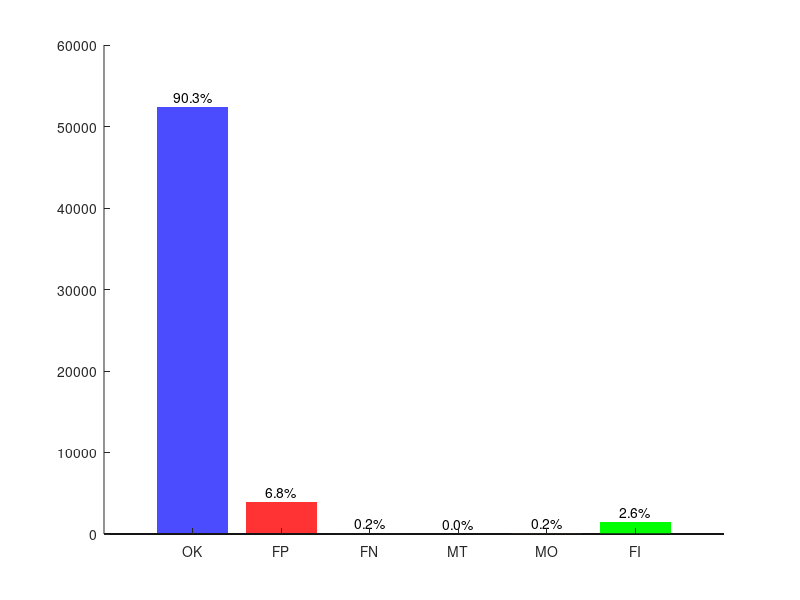

MATLAB code to generate this figure: (Note: this script raises an error after producing the figure.)
addpath  /home/ksmith/code/ethz/lmc_dag/projects/flatfield/fig/export_fig/

color0 = [.6 .6 .6];
color1 = [0 1 1];
color2 = [.8 1 0];

% 58064 total tracked detections
% 
% 90.28\% correct   (52418)
% 6.80\% FN errors (3949)
% 0.16\% FP errors (95)
% 0.20\% MO errors (116)
% 0.01\% MT errors (3)
% 2.55\% FI errors (1483)

numFN = 3949;
numFP = 95;
numMO = 116;
numMT = 3;
numFI = 1483;
numOK = 52418;

numALL= numFN + numFP + numMO + numMT + numFI + numOK;

perFN = 100*3949/numALL;
perFP = 100*95/numALL;
perMO = 100*116/numALL;
perMT = 100*3/numALL;
perFI = 100*1483/numALL;
perOK = 100*52418/numALL;


colorFN = [1 .498 .3137];
colorFP = [1 .2 .2];
colorMT = [1 .2 1];
colorMO = [.7216 .4510 .2];
colorFI = [0 1 0];
colorOK = [.3 .3 1];
colorOKgt  = [.5 .5 .5];


% figure AutoVsLudo100
h = figure; 
set(h, 'Color', [1 1 1]);
h1 = bar([numOK 0 0 0 0 0]);
text(1, numOK+.02*numALL, sprintf('%1.1f%%', perOK), 'HorizontalAlignment', 'Center');
set(h1, 'FaceColor', colorOK);
set(h1, 'EdgeColor', 'none');
hold on;
h2 = bar([0 numFN 0 0 0 0]);
text(2, numFN+.02*numALL, sprintf('%1.1f%%', perFN), 'HorizontalAlignment', 'Center');
set(h2, 'FaceColor', colorFP);
set(h2, 'EdgeColor', 'none');
hold on;
h3 = bar([0  0 numFP 0 0 0]);
text(3, numFP+.02*numALL, sprintf('%1.1f%%', perFP), 'HorizontalAlignment', 'Center');
set(h3, 'FaceColor', colorFN);
set(h3, 'EdgeColor', 'none');
hold on;
h4 = bar([0 0 0 numMT 0 0]);
text(4, numMT+.02*numALL, sprintf('%1.1f%%', perMT), 'HorizontalAlignment', 'Center');
set(h4, 'FaceColor', colorMT);
set(h4, 'EdgeColor', 'none');
hold on;
h5 = bar([0 0 0 0 numMO 0]);
text(5, numMO+.02*numALL, sprintf('%1.1f%%', perMO), 'HorizontalAlignment', 'Center');
set(h5, 'FaceColor', colorMO);
set(h5, 'EdgeColor', 'none');
hold on;
h6 = bar([0 0 0 0 0 numFI]);
text(6, numFI+.02*numALL, sprintf('%1.1f%%', perFI), 'HorizontalAlignment', 'Center');
set(h6, 'FaceColor', colorFI);
set(h6, 'EdgeColor', 'none');

box off;
set(gca, 'XTickLabel', {'OK', 'FP', 'FN', 'MT', 'MO', 'FI'});
%set(gca, 'YLim', [0 .80]);
%set(gca, 'XLim', [.5 3.5]);
% export the PDF
set(h, 'InvertHardcopy', 'off');
set(h, 'PaperOrientation', 'landscape');
filename = sprintf('/home/ksmith/Dropbox/Sinergia_LOCAL/SuppFigureStatic/source_figures/tracking_eval.pdf');
fprintf('saving %s\n', filename);
export_fig temp.pdf -pdf
copyfile('temp.pdf', filename);
delete('temp.pdf');
